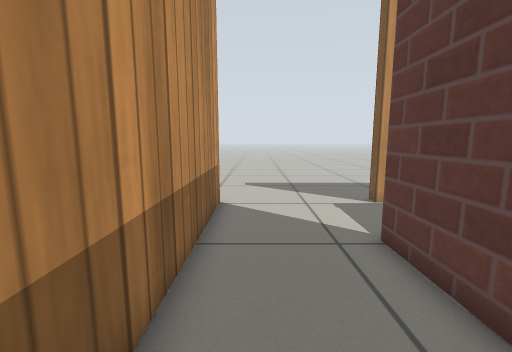
[1] (above)

18 first-person views from a walk through a world built for the Gazebo simulator. The camera is 0.63 m above the floor, tilts 8° down and sees 90° across. The floor is counted in squares, 0.25 m on a side. Each view is taken from the middle of a square. On the plan, view 1 faces up. The plan holds only what a view shows up to about 17 squares ahead; the rest is blank. Gazebo's built-in surfaces are drawn with simple patterns.

[2]
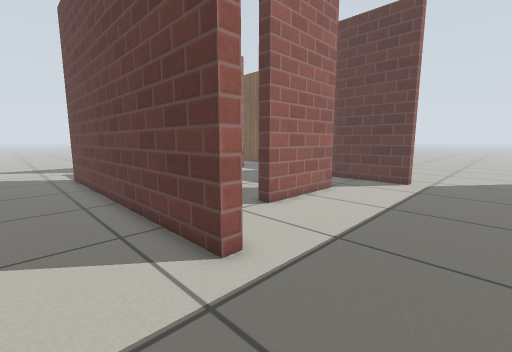

[3]
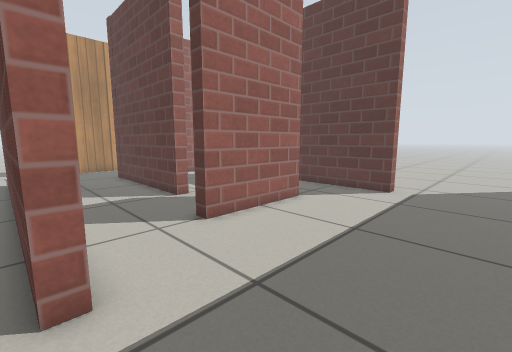

[4]
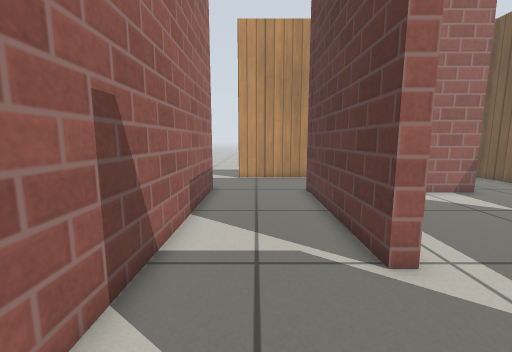

[5]
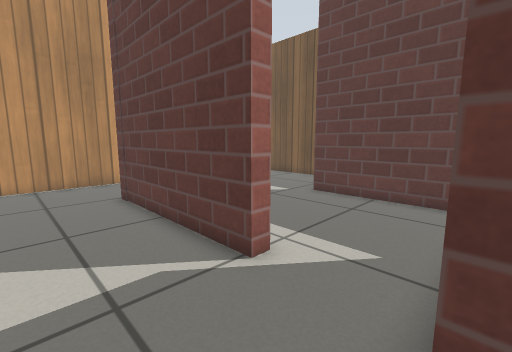

[6]
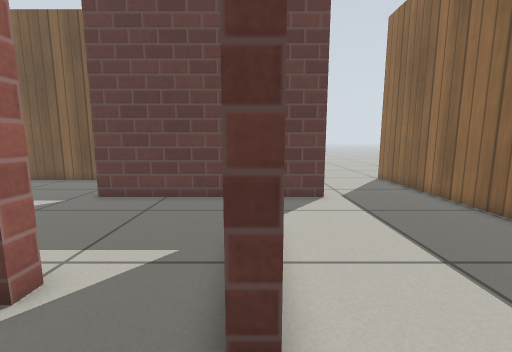

[7]
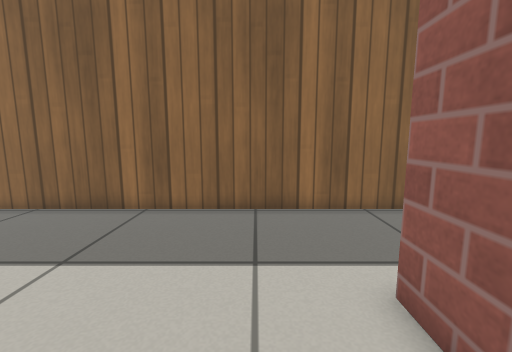

[8]
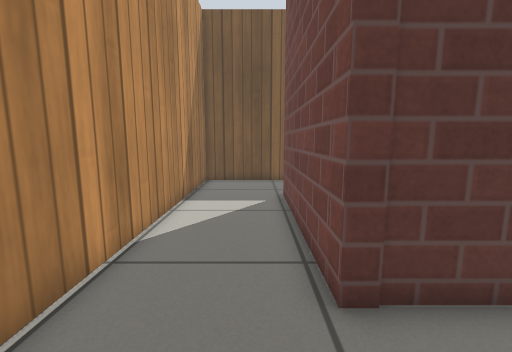

[9]
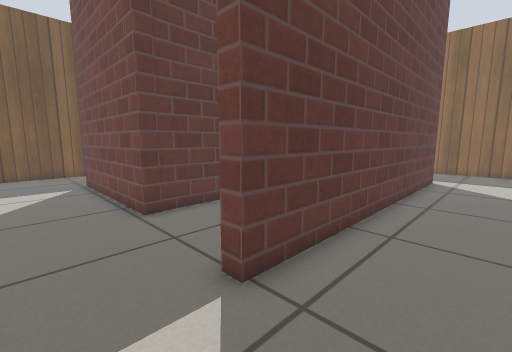

[10]
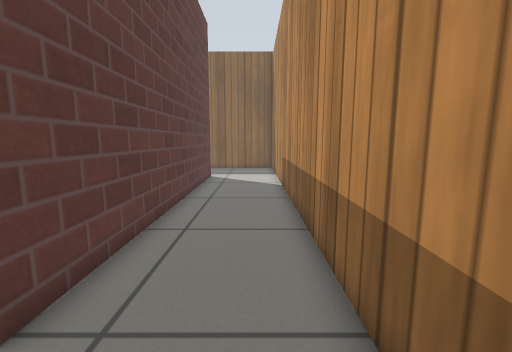

[11]
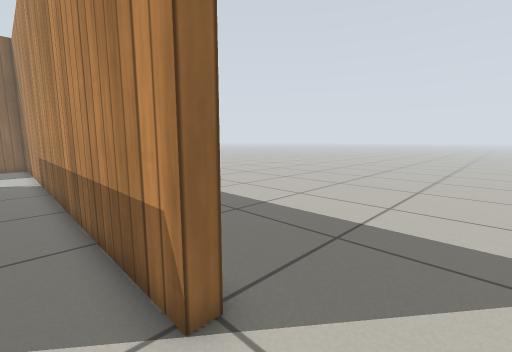

[12]
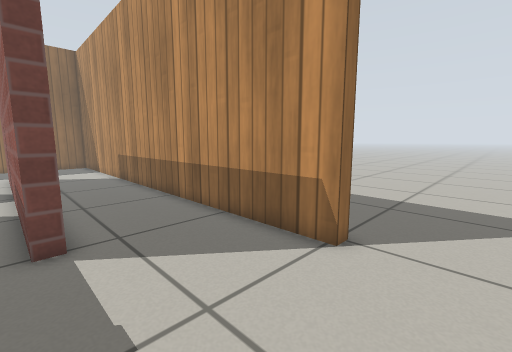

[13]
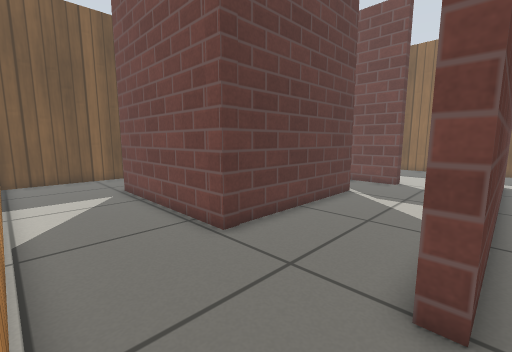

[14]
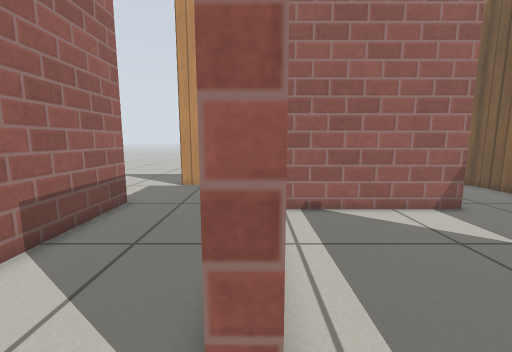

[15]
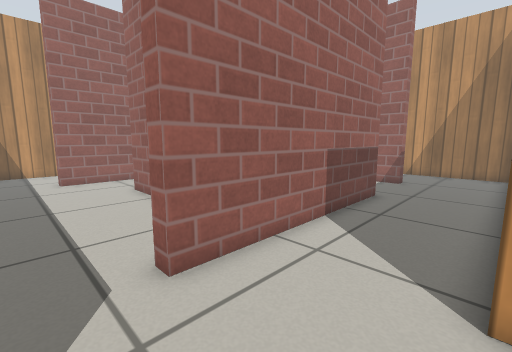

[16]
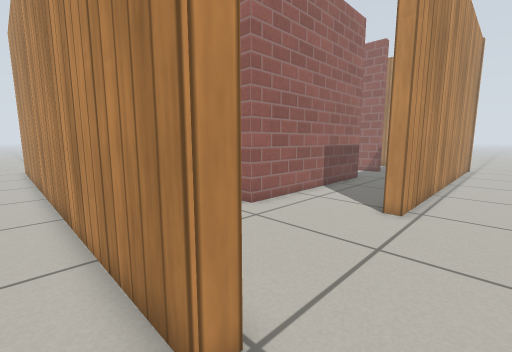

[17]
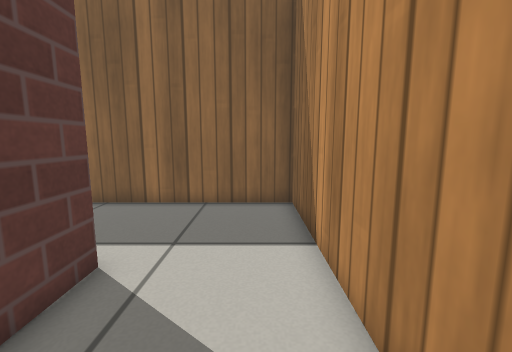

[18]
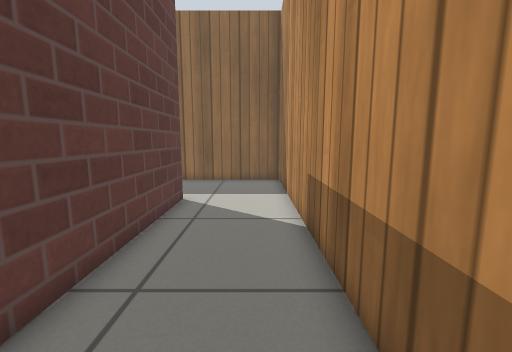

### Floor plan
Points are (right, up) in squares from view 1. A wall is a line through its corners. A room is listed if a view was taken in it or the views show most of it. See-through windows are left out.
Room 1 (views 1, 2, 3, 4, 5, 6, 7, 8, 9, 10, 13, 14, 17, 18)
walls: (9.2, -2.3) (8.6, -2.3) (8.6, 5.7) (16.6, 5.7) (16.6, 5.1) (10, 5.1); (12.5, -6.3) (7.5, -6.3) (7.5, -5.7) (10.2, -5.7); (3.8, -8.8) (3.1, -8.8) (3.1, 6.2) (3.8, 6.2) (3.8, -8.8); (16.7, -9) (16.1, -9) (16.1, 1); (21, 4) (21, 10.1) (4.9, 10.1); (-1.5, 10.3) (-1.5, -14.2) (17.4, -14.2)
ways out: opening at (2, 10) to room 2; opening at (16, 3) to room 2; opening at (16.5, -11.5) to room 2; opening at (18.5, 5.5) to room 2
Room 2 (views 11, 12, 15)
walls: (16.7, 1.1) (16.7, -9); (21.6, 6) (21.6, -6.8) (21, -6.8); (17.4, -14.2) (21.9, -14.2); (4.9, 10.1) (4.9, 10.9)
ways out: opening at (2, 10) to room 1; opening at (16, 3) to room 1; opening at (16.5, -11.5) to room 1; opening at (18.5, 5.5) to room 1; opening at (-1.5, 12) to room 3; opening at (24, -14.5) to room 3
Room 3 (view 16)
walls: (-2.1, 10.3) (-1.5, 10.3); (21.9, -14.2) (21.9, -14.7) (1.1, -14.7)
ways out: opening at (-1.5, 12) to room 2; opening at (24, -14.5) to room 2

Where each view was taken, in squares from view 1:
view 1: 0 up, 0 right, facing up
view 2: 13 down, 0 right, facing up-right
view 3: 13 down, 3 right, facing up-right
view 4: 7 down, 6 right, facing up
view 5: 6 down, 5 right, facing up-right
view 6: 6 down, 5 right, facing right
view 7: 5 down, 6 right, facing down
view 8: 7 up, 5 right, facing right
view 9: 9 up, 0 right, facing down-right
view 10: 9 up, 0 right, facing down
view 11: 13 up, 0 right, facing down-left
view 12: 13 up, 4 right, facing down-left
view 13: 10 up, 3 right, facing down-right
view 14: 4 down, 9 right, facing up
view 15: 11 down, 21 right, facing up-left
view 16: 16 down, 24 right, facing up-left
view 17: 4 down, 0 right, facing down
view 18: 2 up, 0 right, facing down
